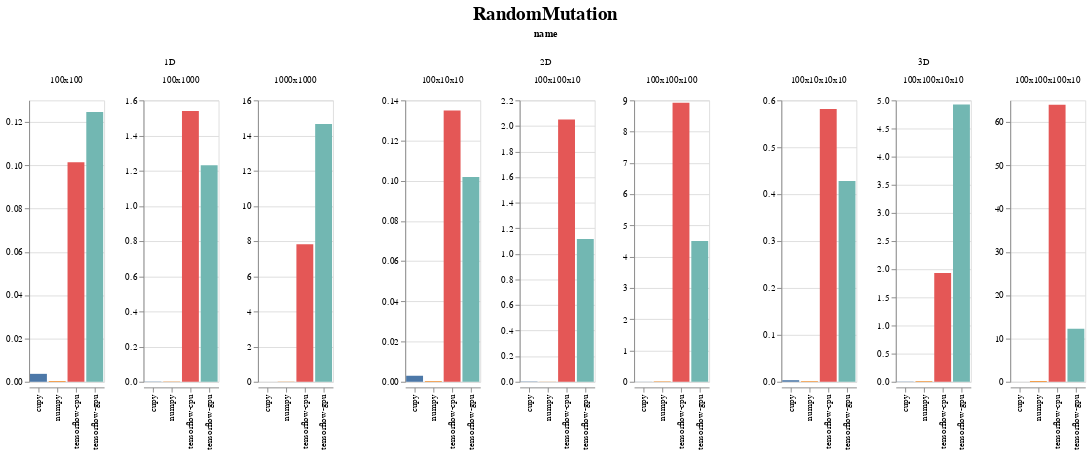

Notebook code for this chart:
### Markdown cell above
# Evolution OPs

### Code cell
display_chart('RandomMutation')

### Figure 1 — Vega-Lite specification as saved in the notebook (floating-point values rounded to 4 significant figures)
{"config": {"view": {"continuousWidth": 400, "continuousHeight": 300}, "title": {"anchor": "middle", "fontSize": 20, "offset": 5, "orient": "top"}}, "data": {"name": "data-8f4ca50315caa80d20f3b5726b554ea9"}, "facet": {"column": {"type": "nominal", "field": "name"}}, "spec": {"mark": "bar", "encoding": {"color": {"type": "nominal", "field": "backend", "legend": null}, "column": {"type": "nominal", "field": "shape_str", "sort": {"field": "input_size", "order": "ascending"}, "title": ""}, "x": {"type": "nominal", "axis": {"title": ""}, "field": "backend"}, "y": {"type": "quantitative", "axis": {"title": ""}, "field": "avg_time", "sort": "-x"}}, "resolve": {"scale": {"y": "independent"}}, "title": ""}, "spacing": 50, "title": "RandomMutation", "$schema": "https://vega.github.io/schema/vega-lite/v4.0.2.json", "datasets": {"data-8f4ca50315caa80d20f3b5726b554ea9": [{"avg_time": 0.003657, "backend": "cupy", "evoflow_version": "0.5.0", "generations": 10, "group": "RandomMutation", "input_size": 10000, "max_time": 0.007978, "min_time": 0.0009975, "name": "1D", "num_runs": 3, "shape": [100, 100], "shape_str": "100x100", "std_time": 0.003083, "system": {"os": {"name": "Windows", "version": "10.0.18362"}, "memory": {"unit": "MB", "used": 20980, "total": 65451}, "cpu": {"name": "Intel64 Family 6 Model 158 Stepping 10, GenuineIntel", "cores": 12, "freqency": 3696.0}, "python": {"numpy": "1.18.3", "tensorflow": {"visible_gpu": ["/physical_device:GPU:0"], "version": "2.2.0"}, "cupy": "7.2.0"}, "gpu": [{"memory": {"unit": "MB", "total": 11264, "used": 2106}, "temperature": {"unit": "C"}, "driver": "445.87", "index": "0", "name": "GeForce RTX 2080 Ti", "value": "60", "usage": "3"}]}, "test_name": "RandomMutation1D", "test_type": "OP", "ts": 1590449607}, {"avg_time": 0.1247, "backend": "tensorflow-gpu", "evoflow_version": "0.5.0", "generations": 10, "group": "RandomMutation", "input_size": 10000, "max_time": 0.1725, "min_time": 0.0359, "name": "1D", "num_runs": 3, "shape": [100, 100], "shape_str": "100x100", "std_time": 0.06283, "system": {"os": {"name": "Windows", "version": "10.0.18362"}, "memory": {"unit": "MB", "used": 20986, "total": 65451}, "cpu": {"name": "Intel64 Family 6 Model 158 Stepping 10, GenuineIntel", "cores": 12, "freqency": 3696.0}, "python": {"numpy": "1.18.3", "tensorflow": {"visible_gpu": ["/physical_device:GPU:0"], "version": "2.2.0"}, "cupy": "7.2.0"}, "gpu": [{"memory": {"unit": "MB", "total": 11264, "used": 2137}, "temperature": {"unit": "C"}, "driver": "445.87", "index": "0", "name": "GeForce RTX 2080 Ti", "value": "60", "usage": "2"}]}, "test_name": "RandomMutation1D", "test_type": "OP", "ts": 1590449621}, {"avg_time": 0.002992, "backend": "cupy", "evoflow_version": "0.5.0", "generations": 10, "group": "RandomMutation", "input_size": 10000, "max_time": 0.003989, "min_time": 0.001995, "name": "2D", "num_runs": 3, "shape": [100, 10, 10], "shape_str": "100x10x10", "std_time": 0.0008144, "system": {"os": {"name": "Windows", "version": "10.0.18362"}, "memory": {"unit": "MB", "used": 20980, "total": 65451}, "cpu": {"name": "Intel64 Family 6 Model 158 Stepping 10, GenuineIntel", "cores": 12, "freqency": 3696.0}, "python": {"numpy": "1.18.3", "tensorflow": {"visible_gpu": ["/physical_device:GPU:0"], "version": "2.2.0"}, "cupy": "7.2.0"}, "gpu": [{"memory": {"unit": "MB", "total": 11264, "used": 2106}, "temperature": {"unit": "C"}, "driver": "445.87", "index": "0", "name": "GeForce RTX 2080 Ti", "value": "60", "usage": "3"}]}, "test_name": "RandomMutation2D", "test_type": "OP", "ts": 1590449607}, {"avg_time": 0.135, "backend": "tensorflow-cpu", "evoflow_version": "0.5.0", "generations": 10, "group": "RandomMutation", "input_size": 10000, "max_time": 0.1845, "min_time": 0.0758, "name": "2D", "num_runs": 3, "shape": [100, 10, 10], "shape_str": "100x10x10", "std_time": 0.04491, "system": {"os": {"name": "Windows", "version": "10.0.18362"}, "memory": {"unit": "MB", "used": 24110, "total": 65451}, "cpu": {"name": "Intel64 Family 6 Model 158 Stepping 10, GenuineIntel", "cores": 12, "freqency": 3696.0}, "python": {"numpy": "1.18.3", "tensorflow": {"visible_gpu": [], "version": "2.2.0"}, "cupy": "7.2.0"}, "gpu": []}, "test_name": "RandomMutation2D", "test_type": "OP", "ts": 1590452965}, {"avg_time": 0.1014, "backend": "tensorflow-cpu", "evoflow_version": "0.5.0", "generations": 10, "group": "RandomMutation", "input_size": 10000, "max_time": 0.1725, "min_time": 0.005984, "name": "1D", "num_runs": 3, "shape": [100, 100], "shape_str": "100x100", "std_time": 0.07013, "system": {"os": {"name": "Windows", "version": "10.0.18362"}, "memory": {"unit": "MB", "used": 24110, "total": 65451}, "cpu": {"name": "Intel64 Family 6 Model 158 Stepping 10, GenuineIntel", "cores": 12, "freqency": 3696.0}, "python": {"numpy": "1.18.3", "tensorflow": {"visible_gpu": [], "version": "2.2.0"}, "cupy": "7.2.0"}, "gpu": []}, "test_name": "RandomMutation1D", "test_type": "OP", "ts": 1590452965}, {"avg_time": 0.0003325, "backend": "numpy", "evoflow_version": "0.5.0", "generations": 10, "group": "RandomMutation", "input_size": 10000, "max_time": 0.0009975, "min_time": 0.0, "name": "1D", "num_runs": 3, "shape": [100, 100], "shape_str": "100x100", "std_time": 0.0004702, "system": {"os": {"name": "Windows", "version": "10.0.18362"}, "memory": {"unit": "MB", "used": 20934, "total": 65451}, "cpu": {"name": "Intel64 Family 6 Model 158 Stepping 10, GenuineIntel", "cores": 12, "freqency": 3696.0}, "python": {"numpy": "1.18.3", "tensorflow": {"visible_gpu": ["/physical_device:GPU:0"], "version": "2.2.0"}, "cupy": "7.2.0"}, "gpu": []}, "test_name": "RandomMutation1D", "test_type": "OP", "ts": 1590449592}, {"avg_time": 0.1019, "backend": "tensorflow-gpu", "evoflow_version": "0.5.0", "generations": 10, "group": "RandomMutation", "input_size": 10000, "max_time": 0.1506, "min_time": 0.04439, "name": "2D", "num_runs": 3, "shape": [100, 10, 10], "shape_str": "100x10x10", "std_time": 0.04381, "system": {"os": {"name": "Windows", "version": "10.0.18362"}, "memory": {"unit": "MB", "used": 20986, "total": 65451}, "cpu": {"name": "Intel64 Family 6 Model 158 Stepping 10, GenuineIntel", "cores": 12, "freqency": 3696.0}, "python": {"numpy": "1.18.3", "tensorflow": {"visible_gpu": ["/physical_device:GPU:0"], "version": "2.2.0"}, "cupy": "7.2.0"}, "gpu": [{"memory": {"unit": "MB", "total": 11264, "used": 2137}, "temperature": {"unit": "C"}, "driver": "445.87", "index": "0", "name": "GeForce RTX 2080 Ti", "value": "60", "usage": "2"}]}, "test_name": "RandomMutation2D", "test_type": "OP", "ts": 1590449621}, {"avg_time": 0.0003324, "backend": "numpy", "evoflow_version": "0.5.0", "generations": 10, "group": "RandomMutation", "input_size": 10000, "max_time": 0.0009971, "min_time": 0.0, "name": "2D", "num_runs": 3, "shape": [100, 10, 10], "shape_str": "100x10x10", "std_time": 0.00047, "system": {"os": {"name": "Windows", "version": "10.0.18362"}, "memory": {"unit": "MB", "used": 20934, "total": 65451}, "cpu": {"name": "Intel64 Family 6 Model 158 Stepping 10, GenuineIntel", "cores": 12, "freqency": 3696.0}, "python": {"numpy": "1.18.3", "tensorflow": {"visible_gpu": ["/physical_device:GPU:0"], "version": "2.2.0"}, "cupy": "7.2.0"}, "gpu": []}, "test_name": "RandomMutation2D", "test_type": "OP", "ts": 1590449592}, {"avg_time": 1.232, "backend": "tensorflow-gpu", "evoflow_version": "0.5.0", "generations": 10, "group": "RandomMutation", "input_size": 100000, "max_time": 1.94, "min_time": 0.5891, "name": "1D", "num_runs": 3, "shape": [100, 1000], "shape_str": "100x1000", "std_time": 0.5536, "system": {"os": {"name": "Windows", "version": "10.0.18362"}, "memory": {"unit": "MB", "used": 20986, "total": 65451}, "cpu": {"name": "Intel64 Family 6 Model 158 Stepping 10, GenuineIntel", "cores": 12, "freqency": 3696.0}, "python": {"numpy": "1.18.3", "tensorflow": {"visible_gpu": ["/physical_device:GPU:0"], "version": "2.2.0"}, "cupy": "7.2.0"}, "gpu": [{"memory": {"unit": "MB", "total": 11264, "used": 2137}, "temperature": {"unit": "C"}, "driver": "445.87", "index": "0", "name": "GeForce RTX 2080 Ti", "value": "60", "usage": "2"}]}, "test_name": "RandomMutation1D", "test_type": "OP", "ts": 1590449621}, {"avg_time": 0.5818, "backend": "tensorflow-cpu", "evoflow_version": "0.5.0", "generations": 10, "group": "RandomMutation", "input_size": 100000, "max_time": 1.169, "min_time": 0.1496, "name": "3D", "num_runs": 3, "shape": [100, 10, 10, 10], "shape_str": "100x10x10x10", "std_time": 0.4306, "system": {"os": {"name": "Windows", "version": "10.0.18362"}, "memory": {"unit": "MB", "used": 24110, "total": 65451}, "cpu": {"name": "Intel64 Family 6 Model 158 Stepping 10, GenuineIntel", "cores": 12, "freqency": 3696.0}, "python": {"numpy": "1.18.3", "tensorflow": {"visible_gpu": [], "version": "2.2.0"}, "cupy": "7.2.0"}, "gpu": []}, "test_name": "RandomMutation3D", "test_type": "OP", "ts": 1590452965}, {"avg_time": 2.05, "backend": "tensorflow-cpu", "evoflow_version": "0.5.0", "generations": 10, "group": "RandomMutation", "input_size": 100000, "max_time": 2.809, "min_time": 1.04, "name": "2D", "num_runs": 3, "shape": [100, 100, 10], "shape_str": "100x100x10", "std_time": 0.7438, "system": {"os": {"name": "Windows", "version": "10.0.18362"}, "memory": {"unit": "MB", "used": 24110, "total": 65451}, "cpu": {"name": "Intel64 Family 6 Model 158 Stepping 10, GenuineIntel", "cores": 12, "freqency": 3696.0}, "python": {"numpy": "1.18.3", "tensorflow": {"visible_gpu": [], "version": "2.2.0"}, "cupy": "7.2.0"}, "gpu": []}, "test_name": "RandomMutation2D", "test_type": "OP", "ts": 1590452965}, {"avg_time": 1.539, "backend": "tensorflow-cpu", "evoflow_version": "0.5.0", "generations": 10, "group": "RandomMutation", "input_size": 100000, "max_time": 1.983, "min_time": 1.24, "name": "1D", "num_runs": 3, "shape": [100, 1000], "shape_str": "100x1000", "std_time": 0.3202, "system": {"os": {"name": "Windows", "version": "10.0.18362"}, "memory": {"unit": "MB", "used": 24110, "total": 65451}, "cpu": {"name": "Intel64 Family 6 Model 158 Stepping 10, GenuineIntel", "cores": 12, "freqency": 3696.0}, "python": {"numpy": "1.18.3", "tensorflow": {"visible_gpu": [], "version": "2.2.0"}, "cupy": "7.2.0"}, "gpu": []}, "test_name": "RandomMutation1D", "test_type": "OP", "ts": 1590452965}, {"avg_time": 0.0009973, "backend": "numpy", "evoflow_version": "0.5.0", "generations": 10, "group": "RandomMutation", "input_size": 100000, "max_time": 0.0009975, "min_time": 0.0009971, "name": "2D", "num_runs": 3, "shape": [100, 100, 10], "shape_str": "100x100x10", "std_time": 1.947e-07, "system": {"os": {"name": "Windows", "version": "10.0.18362"}, "memory": {"unit": "MB", "used": 20934, "total": 65451}, "cpu": {"name": "Intel64 Family 6 Model 158 Stepping 10, GenuineIntel", "cores": 12, "freqency": 3696.0}, "python": {"numpy": "1.18.3", "tensorflow": {"visible_gpu": ["/physical_device:GPU:0"], "version": "2.2.0"}, "cupy": "7.2.0"}, "gpu": []}, "test_name": "RandomMutation2D", "test_type": "OP", "ts": 1590449592}, {"avg_time": 0.00133, "backend": "numpy", "evoflow_version": "0.5.0", "generations": 10, "group": "RandomMutation", "input_size": 100000, "max_time": 0.001995, "min_time": 0.0009973, "name": "3D", "num_runs": 3, "shape": [100, 10, 10, 10], "shape_str": "100x10x10x10", "std_time": 0.0004701, "system": {"os": {"name": "Windows", "version": "10.0.18362"}, "memory": {"unit": "MB", "used": 20934, "total": 65451}, "cpu": {"name": "Intel64 Family 6 Model 158 Stepping 10, GenuineIntel", "cores": 12, "freqency": 3696.0}, "python": {"numpy": "1.18.3", "tensorflow": {"visible_gpu": ["/physical_device:GPU:0"], "version": "2.2.0"}, "cupy": "7.2.0"}, "gpu": []}, "test_name": "RandomMutation3D", "test_type": "OP", "ts": 1590449592}, {"avg_time": 1.117, "backend": "tensorflow-gpu", "evoflow_version": "0.5.0", "generations": 10, "group": "RandomMutation", "input_size": 100000, "max_time": 2.313, "min_time": 0.4982, "name": "2D", "num_runs": 3, "shape": [100, 100, 10], "shape_str": "100x100x10", "std_time": 0.8459, "system": {"os": {"name": "Windows", "version": "10.0.18362"}, "memory": {"unit": "MB", "used": 20986, "total": 65451}, "cpu": {"name": "Intel64 Family 6 Model 158 Stepping 10, GenuineIntel", "cores": 12, "freqency": 3696.0}, "python": {"numpy": "1.18.3", "tensorflow": {"visible_gpu": ["/physical_device:GPU:0"], "version": "2.2.0"}, "cupy": "7.2.0"}, "gpu": [{"memory": {"unit": "MB", "total": 11264, "used": 2137}, "temperature": {"unit": "C"}, "driver": "445.87", "index": "0", "name": "GeForce RTX 2080 Ti", "value": "60", "usage": "2"}]}, "test_name": "RandomMutation2D", "test_type": "OP", "ts": 1590449621}, {"avg_time": 0.001662, "backend": "numpy", "evoflow_version": "0.5.0", "generations": 10, "group": "RandomMutation", "input_size": 100000, "max_time": 0.001995, "min_time": 0.0009971, "name": "1D", "num_runs": 3, "shape": [100, 1000], "shape_str": "100x1000", "std_time": 0.0004703, "system": {"os": {"name": "Windows", "version": "10.0.18362"}, "memory": {"unit": "MB", "used": 20934, "total": 65451}, "cpu": {"name": "Intel64 Family 6 Model 158 Stepping 10, GenuineIntel", "cores": 12, "freqency": 3696.0}, "python": {"numpy": "1.18.3", "tensorflow": {"visible_gpu": ["/physical_device:GPU:0"], "version": "2.2.0"}, "cupy": "7.2.0"}, "gpu": []}, "test_name": "RandomMutation1D", "test_type": "OP", "ts": 1590449592}, {"avg_time": 0.00133, "backend": "cupy", "evoflow_version": "0.5.0", "generations": 10, "group": "RandomMutation", "input_size": 100000, "max_time": 0.001995, "min_time": 0.0009973, "name": "1D", "num_runs": 3, "shape": [100, 1000], "shape_str": "100x1000", "std_time": 0.0004701, "system": {"os": {"name": "Windows", "version": "10.0.18362"}, "memory": {"unit": "MB", "used": 20980, "total": 65451}, "cpu": {"name": "Intel64 Family 6 Model 158 Stepping 10, GenuineIntel", "cores": 12, "freqency": 3696.0}, "python": {"numpy": "1.18.3", "tensorflow": {"visible_gpu": ["/physical_device:GPU:0"], "version": "2.2.0"}, "cupy": "7.2.0"}, "gpu": [{"memory": {"unit": "MB", "total": 11264, "used": 2106}, "temperature": {"unit": "C"}, "driver": "445.87", "index": "0", "name": "GeForce RTX 2080 Ti", "value": "60", "usage": "3"}]}, "test_name": "RandomMutation1D", "test_type": "OP", "ts": 1590449607}, {"avg_time": 0.4281, "backend": "tensorflow-gpu", "evoflow_version": "0.5.0", "generations": 10, "group": "RandomMutation", "input_size": 100000, "max_time": 0.4942, "min_time": 0.2967, "name": "3D", "num_runs": 3, "shape": [100, 10, 10, 10], "shape_str": "100x10x10x10", "std_time": 0.09291, "system": {"os": {"name": "Windows", "version": "10.0.18362"}, "memory": {"unit": "MB", "used": 20986, "total": 65451}, "cpu": {"name": "Intel64 Family 6 Model 158 Stepping 10, GenuineIntel", "cores": 12, "freqency": 3696.0}, "python": {"numpy": "1.18.3", "tensorflow": {"visible_gpu": ["/physical_device:GPU:0"], "version": "2.2.0"}, "cupy": "7.2.0"}, "gpu": [{"memory": {"unit": "MB", "total": 11264, "used": 2137}, "temperature": {"unit": "C"}, "driver": "445.87", "index": "0", "name": "GeForce RTX 2080 Ti", "value": "60", "usage": "2"}]}, "test_name": "RandomMutation3D", "test_type": "OP", "ts": 1590449621}, {"avg_time": 0.003325, "backend": "cupy", "evoflow_version": "0.5.0", "generations": 10, "group": "RandomMutation", "input_size": 100000, "max_time": 0.003989, "min_time": 0.001995, "name": "3D", "num_runs": 3, "shape": [100, 10, 10, 10], "shape_str": "100x10x10x10", "std_time": 0.0009402, "system": {"os": {"name": "Windows", "version": "10.0.18362"}, "memory": {"unit": "MB", "used": 20980, "total": 65451}, "cpu": {"name": "Intel64 Family 6 Model 158 Stepping 10, GenuineIntel", "cores": 12, "freqency": 3696.0}, "python": {"numpy": "1.18.3", "tensorflow": {"visible_gpu": ["/physical_device:GPU:0"], "version": "2.2.0"}, "cupy": "7.2.0"}, "gpu": [{"memory": {"unit": "MB", "total": 11264, "used": 2106}, "temperature": {"unit": "C"}, "driver": "445.87", "index": "0", "name": "GeForce RTX 2080 Ti", "value": "60", "usage": "3"}]}, "test_name": "RandomMutation3D", "test_type": "OP", "ts": 1590449607}, {"avg_time": 0.002327, "backend": "cupy", "evoflow_version": "0.5.0", "generations": 10, "group": "RandomMutation", "input_size": 100000, "max_time": 0.002993, "min_time": 0.001994, "name": "2D", "num_runs": 3, "shape": [100, 100, 10], "shape_str": "100x100x10", "std_time": 0.0004707, "system": {"os": {"name": "Windows", "version": "10.0.18362"}, "memory": {"unit": "MB", "used": 20980, "total": 65451}, "cpu": {"name": "Intel64 Family 6 Model 158 Stepping 10, GenuineIntel", "cores": 12, "freqency": 3696.0}, "python": {"numpy": "1.18.3", "tensorflow": {"visible_gpu": ["/physical_device:GPU:0"], "version": "2.2.0"}, "cupy": "7.2.0"}, "gpu": [{"memory": {"unit": "MB", "total": 11264, "used": 2106}, "temperature": {"unit": "C"}, "driver": "445.87", "index": "0", "name": "GeForce RTX 2080 Ti", "value": "60", "usage": "3"}]}, "test_name": "RandomMutation2D", "test_type": "OP", "ts": 1590449607}, {"avg_time": 14.65, "backend": "tensorflow-gpu", "evoflow_version": "0.5.0", "generations": 10, "group": "RandomMutation", "input_size": 1000000, "max_time": 17.37, "min_time": 10.13, "name": "1D", "num_runs": 3, "shape": [1000, 1000], "shape_str": "1000x1000", "std_time": 3.221, "system": {"os": {"name": "Windows", "version": "10.0.18362"}, "memory": {"unit": "MB", "used": 20986, "total": 65451}, "cpu": {"name": "Intel64 Family 6 Model 158 Stepping 10, GenuineIntel", "cores": 12, "freqency": 3696.0}, "python": {"numpy": "1.18.3", "tensorflow": {"visible_gpu": ["/physical_device:GPU:0"], "version": "2.2.0"}, "cupy": "7.2.0"}, "gpu": [{"memory": {"unit": "MB", "total": 11264, "used": 2137}, "temperature": {"unit": "C"}, "driver": "445.87", "index": "0", "name": "GeForce RTX 2080 Ti", "value": "60", "usage": "2"}]}, "test_name": "RandomMutation1D", "test_type": "OP", "ts": 1590449621}, {"avg_time": 0.00133, "backend": "cupy", "evoflow_version": "0.5.0", "generations": 10, "group": "RandomMutation", "input_size": 1000000, "max_time": 0.001995, "min_time": 0.0009968, "name": "1D", "num_runs": 3, "shape": [1000, 1000], "shape_str": "1000x1000", "std_time": 0.0004702, "system": {"os": {"name": "Windows", "version": "10.0.18362"}, "memory": {"unit": "MB", "used": 20980, "total": 65451}, "cpu": {"name": "Intel64 Family 6 Model 158 Stepping 10, GenuineIntel", "cores": 12, "freqency": 3696.0}, "python": {"numpy": "1.18.3", "tensorflow": {"visible_gpu": ["/physical_device:GPU:0"], "version": "2.2.0"}, "cupy": "7.2.0"}, "gpu": [{"memory": {"unit": "MB", "total": 11264, "used": 2106}, "temperature": {"unit": "C"}, "driver": "445.87", "index": "0", "name": "GeForce RTX 2080 Ti", "value": "60", "usage": "3"}]}, "test_name": "RandomMutation1D", "test_type": "OP", "ts": 1590449607}, {"avg_time": 4.501, "backend": "tensorflow-gpu", "evoflow_version": "0.5.0", "generations": 10, "group": "RandomMutation", "input_size": 1000000, "max_time": 12.04, "min_time": 0.6127, "name": "2D", "num_runs": 3, "shape": [100, 100, 100], "shape_str": "100x100x100", "std_time": 5.331, "system": {"os": {"name": "Windows", "version": "10.0.18362"}, "memory": {"unit": "MB", "used": 20986, "total": 65451}, "cpu": {"name": "Intel64 Family 6 Model 158 Stepping 10, GenuineIntel", "cores": 12, "freqency": 3696.0}, "python": {"numpy": "1.18.3", "tensorflow": {"visible_gpu": ["/physical_device:GPU:0"], "version": "2.2.0"}, "cupy": "7.2.0"}, "gpu": [{"memory": {"unit": "MB", "total": 11264, "used": 2137}, "temperature": {"unit": "C"}, "driver": "445.87", "index": "0", "name": "GeForce RTX 2080 Ti", "value": "60", "usage": "2"}]}, "test_name": "RandomMutation2D", "test_type": "OP", "ts": 1590449621}, {"avg_time": 1.934, "backend": "tensorflow-cpu", "evoflow_version": "0.5.0", "generations": 10, "group": "RandomMutation", "input_size": 1000000, "max_time": 3.336, "min_time": 0.3376, "name": "3D", "num_runs": 3, "shape": [100, 100, 10, 10], "shape_str": "100x100x10x10", "std_time": 1.232, "system": {"os": {"name": "Windows", "version": "10.0.18362"}, "memory": {"unit": "MB", "used": 24110, "total": 65451}, "cpu": {"name": "Intel64 Family 6 Model 158 Stepping 10, GenuineIntel", "cores": 12, "freqency": 3696.0}, "python": {"numpy": "1.18.3", "tensorflow": {"visible_gpu": [], "version": "2.2.0"}, "cupy": "7.2.0"}, "gpu": []}, "test_name": "RandomMutation3D", "test_type": "OP", "ts": 1590452965}, {"avg_time": 0.01396, "backend": "numpy", "evoflow_version": "0.5.0", "generations": 10, "group": "RandomMutation", "input_size": 1000000, "max_time": 0.01496, "min_time": 0.01297, "name": "2D", "num_runs": 3, "shape": [100, 100, 100], "shape_str": "100x100x100", "std_time": 0.0008143, "system": {"os": {"name": "Windows", "version": "10.0.18362"}, "memory": {"unit": "MB", "used": 20934, "total": 65451}, "cpu": {"name": "Intel64 Family 6 Model 158 Stepping 10, GenuineIntel", "cores": 12, "freqency": 3696.0}, "python": {"numpy": "1.18.3", "tensorflow": {"visible_gpu": ["/physical_device:GPU:0"], "version": "2.2.0"}, "cupy": "7.2.0"}, "gpu": []}, "test_name": "RandomMutation2D", "test_type": "OP", "ts": 1590449592}, {"avg_time": 0.0113, "backend": "numpy", "evoflow_version": "0.5.0", "generations": 10, "group": "RandomMutation", "input_size": 1000000, "max_time": 0.01197, "min_time": 0.01097, "name": "1D", "num_runs": 3, "shape": [1000, 1000], "shape_str": "1000x1000", "std_time": 0.0004702, "system": {"os": {"name": "Windows", "version": "10.0.18362"}, "memory": {"unit": "MB", "used": 20934, "total": 65451}, "cpu": {"name": "Intel64 Family 6 Model 158 Stepping 10, GenuineIntel", "cores": 12, "freqency": 3696.0}, "python": {"numpy": "1.18.3", "tensorflow": {"visible_gpu": ["/physical_device:GPU:0"], "version": "2.2.0"}, "cupy": "7.2.0"}, "gpu": []}, "test_name": "RandomMutation1D", "test_type": "OP", "ts": 1590449592}, {"avg_time": 7.816, "backend": "tensorflow-cpu", "evoflow_version": "0.5.0", "generations": 10, "group": "RandomMutation", "input_size": 1000000, "max_time": 13.86, "min_time": 4.465, "name": "1D", "num_runs": 3, "shape": [1000, 1000], "shape_str": "1000x1000", "std_time": 4.283, "system": {"os": {"name": "Windows", "version": "10.0.18362"}, "memory": {"unit": "MB", "used": 24110, "total": 65451}, "cpu": {"name": "Intel64 Family 6 Model 158 Stepping 10, GenuineIntel", "cores": 12, "freqency": 3696.0}, "python": {"numpy": "1.18.3", "tensorflow": {"visible_gpu": [], "version": "2.2.0"}, "cupy": "7.2.0"}, "gpu": []}, "test_name": "RandomMutation1D", "test_type": "OP", "ts": 1590452965}, {"avg_time": 0.003657, "backend": "cupy", "evoflow_version": "0.5.0", "generations": 10, "group": "RandomMutation", "input_size": 1000000, "max_time": 0.00399, "min_time": 0.002992, "name": "3D", "num_runs": 3, "shape": [100, 100, 10, 10], "shape_str": "100x100x10x10", "std_time": 0.00047, "system": {"os": {"name": "Windows", "version": "10.0.18362"}, "memory": {"unit": "MB", "used": 20980, "total": 65451}, "cpu": {"name": "Intel64 Family 6 Model 158 Stepping 10, GenuineIntel", "cores": 12, "freqency": 3696.0}, "python": {"numpy": "1.18.3", "tensorflow": {"visible_gpu": ["/physical_device:GPU:0"], "version": "2.2.0"}, "cupy": "7.2.0"}, "gpu": [{"memory": {"unit": "MB", "total": 11264, "used": 2106}, "temperature": {"unit": "C"}, "driver": "445.87", "index": "0", "name": "GeForce RTX 2080 Ti", "value": "60", "usage": "3"}]}, "test_name": "RandomMutation3D", "test_type": "OP", "ts": 1590449607}, {"avg_time": 4.925, "backend": "tensorflow-gpu", "evoflow_version": "0.5.0", "generations": 10, "group": "RandomMutation", "input_size": 1000000, "max_time": 10.66, "min_time": 1.493, "name": "3D", "num_runs": 3, "shape": [100, 100, 10, 10], "shape_str": "100x100x10x10", "std_time": 4.081, "system": {"os": {"name": "Windows", "version": "10.0.18362"}, "memory": {"unit": "MB", "used": 20986, "total": 65451}, "cpu": {"name": "Intel64 Family 6 Model 158 Stepping 10, GenuineIntel", "cores": 12, "freqency": 3696.0}, "python": {"numpy": "1.18.3", "tensorflow": {"visible_gpu": ["/physical_device:GPU:0"], "version": "2.2.0"}, "cupy": "7.2.0"}, "gpu": [{"memory": {"unit": "MB", "total": 11264, "used": 2137}, "temperature": {"unit": "C"}, "driver": "445.87", "index": "0", "name": "GeForce RTX 2080 Ti", "value": "60", "usage": "2"}]}, "test_name": "RandomMutation3D", "test_type": "OP", "ts": 1590449621}, {"avg_time": 0.01097, "backend": "numpy", "evoflow_version": "0.5.0", "generations": 10, "group": "RandomMutation", "input_size": 1000000, "max_time": 0.01097, "min_time": 0.01097, "name": "3D", "num_runs": 3, "shape": [100, 100, 10, 10], "shape_str": "100x100x10x10", "std_time": 1.124e-07, "system": {"os": {"name": "Windows", "version": "10.0.18362"}, "memory": {"unit": "MB", "used": 20934, "total": 65451}, "cpu": {"name": "Intel64 Family 6 Model 158 Stepping 10, GenuineIntel", "cores": 12, "freqency": 3696.0}, "python": {"numpy": "1.18.3", "tensorflow": {"visible_gpu": ["/physical_device:GPU:0"], "version": "2.2.0"}, "cupy": "7.2.0"}, "gpu": []}, "test_name": "RandomMutation3D", "test_type": "OP", "ts": 1590449592}, {"avg_time": 8.921, "backend": "tensorflow-cpu", "evoflow_version": "0.5.0", "generations": 10, "group": "RandomMutation", "input_size": 1000000, "max_time": 22.39, "min_time": 1.096, "name": "2D", "num_runs": 3, "shape": [100, 100, 100], "shape_str": "100x100x100", "std_time": 9.563, "system": {"os": {"name": "Windows", "version": "10.0.18362"}, "memory": {"unit": "MB", "used": 24110, "total": 65451}, "cpu": {"name": "Intel64 Family 6 Model 158 Stepping 10, GenuineIntel", "cores": 12, "freqency": 3696.0}, "python": {"numpy": "1.18.3", "tensorflow": {"visible_gpu": [], "version": "2.2.0"}, "cupy": "7.2.0"}, "gpu": []}, "test_name": "RandomMutation2D", "test_type": "OP", "ts": 1590452965}, {"avg_time": 0.002992, "backend": "cupy", "evoflow_version": "0.5.0", "generations": 10, "group": "RandomMutation", "input_size": 1000000, "max_time": 0.002992, "min_time": 0.002992, "name": "2D", "num_runs": 3, "shape": [100, 100, 100], "shape_str": "100x100x100", "std_time": 3.372e-07, "system": {"os": {"name": "Windows", "version": "10.0.18362"}, "memory": {"unit": "MB", "used": 20980, "total": 65451}, "cpu": {"name": "Intel64 Family 6 Model 158 Stepping 10, GenuineIntel", "cores": 12, "freqency": 3696.0}, "python": {"numpy": "1.18.3", "tensorflow": {"visible_gpu": ["/physical_device:GPU:0"], "version": "2.2.0"}, "cupy": "7.2.0"}, "gpu": [{"memory": {"unit": "MB", "total": 11264, "used": 2106}, "temperature": {"unit": "C"}, "driver": "445.87", "index": "0", "name": "GeForce RTX 2080 Ti", "value": "60", "usage": "3"}]}, "test_name": "RandomMutation2D", "test_type": "OP", "ts": 1590449607}, {"avg_time": 0.174, "backend": "numpy", "evoflow_version": "0.5.0", "generations": 10, "group": "RandomMutation", "input_size": 10000000, "max_time": 0.1825, "min_time": 0.1695, "name": "3D", "num_runs": 3, "shape": [100, 100, 100, 10], "shape_str": "100x100x100x10", "std_time": 0.006002, "system": {"os": {"name": "Windows", "version": "10.0.18362"}, "memory": {"unit": "MB", "used": 20934, "total": 65451}, "cpu": {"name": "Intel64 Family 6 Model 158 Stepping 10, GenuineIntel", "cores": 12, "freqency": 3696.0}, "python": {"numpy": "1.18.3", "tensorflow": {"visible_gpu": ["/physical_device:GPU:0"], "version": "2.2.0"}, "cupy": "7.2.0"}, "gpu": []}, "test_name": "RandomMutation3D", "test_type": "OP", "ts": 1590449592}, {"avg_time": 0.004654, "backend": "cupy", "evoflow_version": "0.5.0", "generations": 10, "group": "RandomMutation", "input_size": 10000000, "max_time": 0.005984, "min_time": 0.003989, "name": "3D", "num_runs": 3, "shape": [100, 100, 100, 10], "shape_str": "100x100x100x10", "std_time": 0.0009402, "system": {"os": {"name": "Windows", "version": "10.0.18362"}, "memory": {"unit": "MB", "used": 20980, "total": 65451}, "cpu": {"name": "Intel64 Family 6 Model 158 Stepping 10, GenuineIntel", "cores": 12, "freqency": 3696.0}, "python": {"numpy": "1.18.3", "tensorflow": {"visible_gpu": ["/physical_device:GPU:0"], "version": "2.2.0"}, "cupy": "7.2.0"}, "gpu": [{"memory": {"unit": "MB", "total": 11264, "used": 2106}, "temperature": {"unit": "C"}, "driver": "445.87", "index": "0", "name": "GeForce RTX 2080 Ti", "value": "60", "usage": "3"}]}, "test_name": "RandomMutation3D", "test_type": "OP", "ts": 1590449607}, {"avg_time": 64.0, "backend": "tensorflow-cpu", "evoflow_version": "0.5.0", "generations": 10, "group": "RandomMutation", "input_size": 10000000, "max_time": 144.1, "min_time": 21.24, "name": "3D", "num_runs": 3, "shape": [100, 100, 100, 10], "shape_str": "100x100x100x10", "std_time": 56.65, "system": {"os": {"name": "Windows", "version": "10.0.18362"}, "memory": {"unit": "MB", "used": 24110, "total": 65451}, "cpu": {"name": "Intel64 Family 6 Model 158 Stepping 10, GenuineIntel", "cores": 12, "freqency": 3696.0}, "python": {"numpy": "1.18.3", "tensorflow": {"visible_gpu": [], "version": "2.2.0"}, "cupy": "7.2.0"}, "gpu": []}, "test_name": "RandomMutation3D", "test_type": "OP", "ts": 1590452965}, {"avg_time": 12.22, "backend": "tensorflow-gpu", "evoflow_version": "0.5.0", "generations": 10, "group": "RandomMutation", "input_size": 10000000, "max_time": 15.97, "min_time": 5.73, "name": "3D", "num_runs": 3, "shape": [100, 100, 100, 10], "shape_str": "100x100x100x10", "std_time": 4.61, "system": {"os": {"name": "Windows", "version": "10.0.18362"}, "memory": {"unit": "MB", "used": 20986, "total": 65451}, "cpu": {"name": "Intel64 Family 6 Model 158 Stepping 10, GenuineIntel", "cores": 12, "freqency": 3696.0}, "python": {"numpy": "1.18.3", "tensorflow": {"visible_gpu": ["/physical_device:GPU:0"], "version": "2.2.0"}, "cupy": "7.2.0"}, "gpu": [{"memory": {"unit": "MB", "total": 11264, "used": 2137}, "temperature": {"unit": "C"}, "driver": "445.87", "index": "0", "name": "GeForce RTX 2080 Ti", "value": "60", "usage": "2"}]}, "test_name": "RandomMutation3D", "test_type": "OP", "ts": 1590449621}]}}
